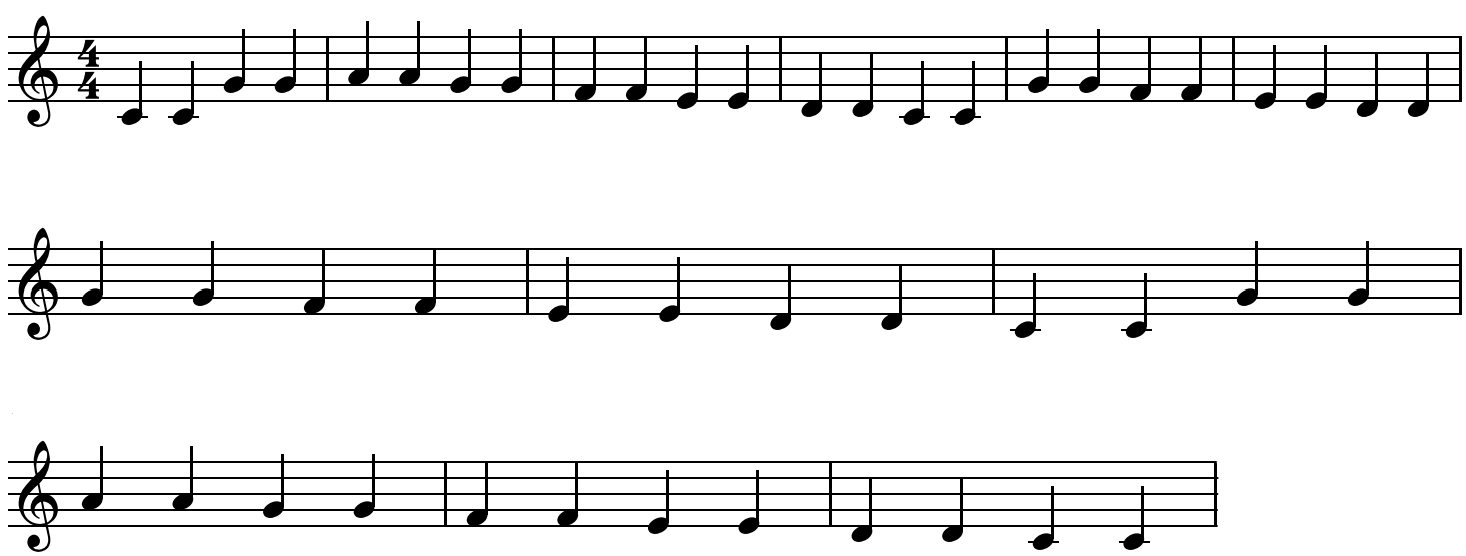
#> input picture images/Notes/Twinkle.png, 1466 x 556 px, found by its file name
$ jupyter execute --allow-errors Twinkle_Twinkle.ipynb
#> lines starting #> are read from the running program, lines starting #| are printed output that depends on the picture
[cell 1]
import cv2 as cv
import numpy as np
from matplotlib import pyplot as plt
import pydub
import sounddevice as sd
from matplotlib import pyplot as plt
from scipy.io.wavfile import read, write

[cell 2]
img = cv.imread("Twinkle.png", cv.IMREAD_GRAYSCALE)
#> img: shape (556, 1466); min 0, max 255, mean 234.7

[cell 3]
def detectLines(img):
    dst = cv.Canny(img, 50, 200, None, 3)
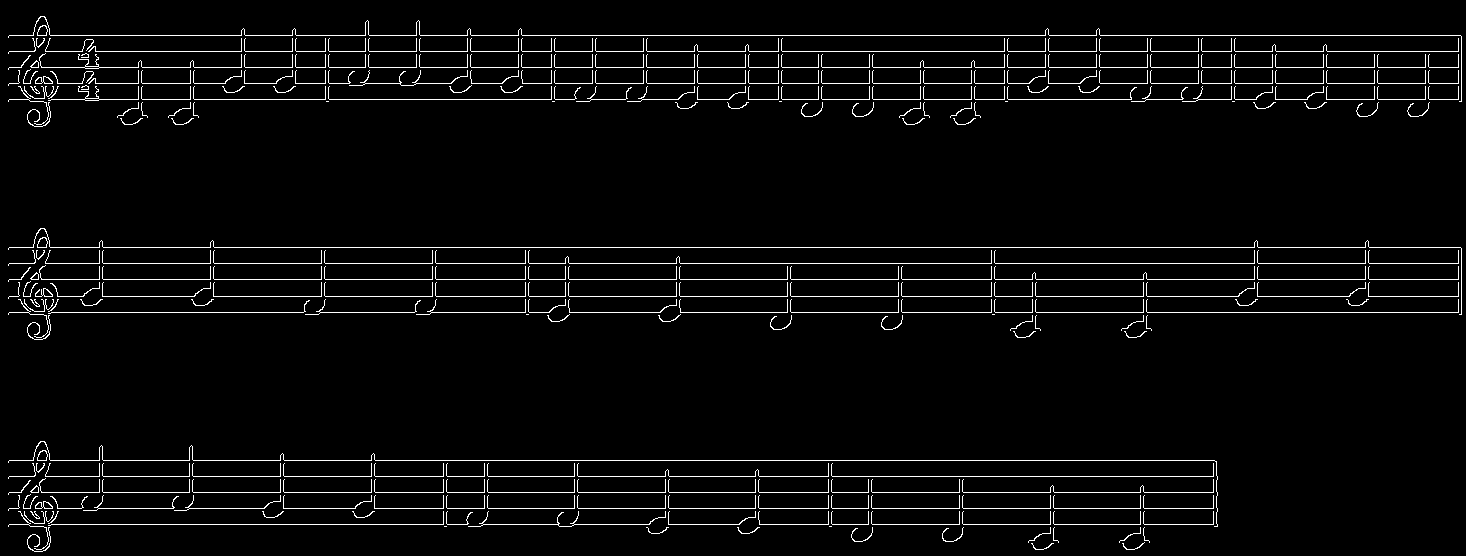
#> dst: shape (556, 1466); 3.6% white in thin lines or dots

    cdst = cv.cvtColor(dst, cv.COLOR_GRAY2BGR)
#> cdst: shape (556, 1466, 3); 3.6% white in thin lines or dots

    linesP = cv.HoughLinesP(dst, 1, np.pi / 180, 50, None, 50, 10)
#> linesP = 41 rows, first 6: [9, 247, 1460, 247], [1257, 296, 1349, 296], [9, 263, 1461, 263], [9, 51, 1461, 51], [1326, 99, 1461, 99], [9, 83, 225, 83]

    lines_x = []
    lines_y = []

    for i in range(0, len(linesP)):
        l = linesP[i][0]

        if (abs(l[0] - l[2]) <= 1):
            continue

        if (lines_x == [] or lines_y == []):
            lines_x.append(l[0])
            lines_y.append(l[1])

        if (abs(lines_y[-1] - l[1]) < 1):
            continue
        else:
            lines_x.append(l[0])
            lines_y.append(l[1])
#> this loop made 41 passes
#> l on passes 1 to 12: [9, 247, 1460, 247], [1257, 296, 1349, 296], [9, 263, 1461, 263], [9, 51, 1461, 51], [1326, 99, 1461, 99], [9, 83, 225, 83], [9, 476, 1217, 476], [9, 35, 1460, 35], [9, 279, 1461, 279], [9, 492, 1217, 492], [680, 312, 1461, 312], [99, 67, 1461, 67]
#> after the loop, lines_x = 30 values, max 1326 at index 4, min 9 at index 0, mean 379.1; lines_y = 30 values, max 524 at index 12, min 35 at index 7, mean 279.2

    lines_x = np.asarray(lines_x)
    lines_y = np.asarray(lines_y)

    index = np.argsort(lines_y)
#> index = 30 values, max 29 at index 29, min 0 at index 11, mean 14.5
    lines_x = lines_x[index]
#> lines_x = 30 values, max 1326 at index 7, min 9 at index 0, mean 379.1
    lines_y = lines_y[index]
#> lines_y = 30 values from 35 to 524

    diff = np.diff(lines_y)
#> diff = 29 values, max 148 at index 10, min 0 at index 3, mean 16.86
    indices_toKeep = [0]
    for i in range(diff.shape[-1]):
        if (diff[i] > 5):
            indices_toKeep.append(i+1)
#> after the loop, indices_toKeep = [0, 1, 2, 3, 5, 11, 12, 13, 14, 17, 21, 22, 23, 24, 26]

    lines_x = lines_x[indices_toKeep]
#> lines_x = [9, 9, 99, 9, 1131, 9, 9, 9, 1257, 489, 9, 9, 9, 173, 192]
    lines_y = lines_y[indices_toKeep]
#> lines_y = [35, 51, 67, 83, 98, 247, 263, 279, 296, 312, 460, 476, 492, 507, 524]

    for i in range(lines_y.shape[-1]):
        cv.line(cdst, (0, lines_y[i]), (1600, lines_y[i]), (0,0,255), 3, cv.LINE_AA)
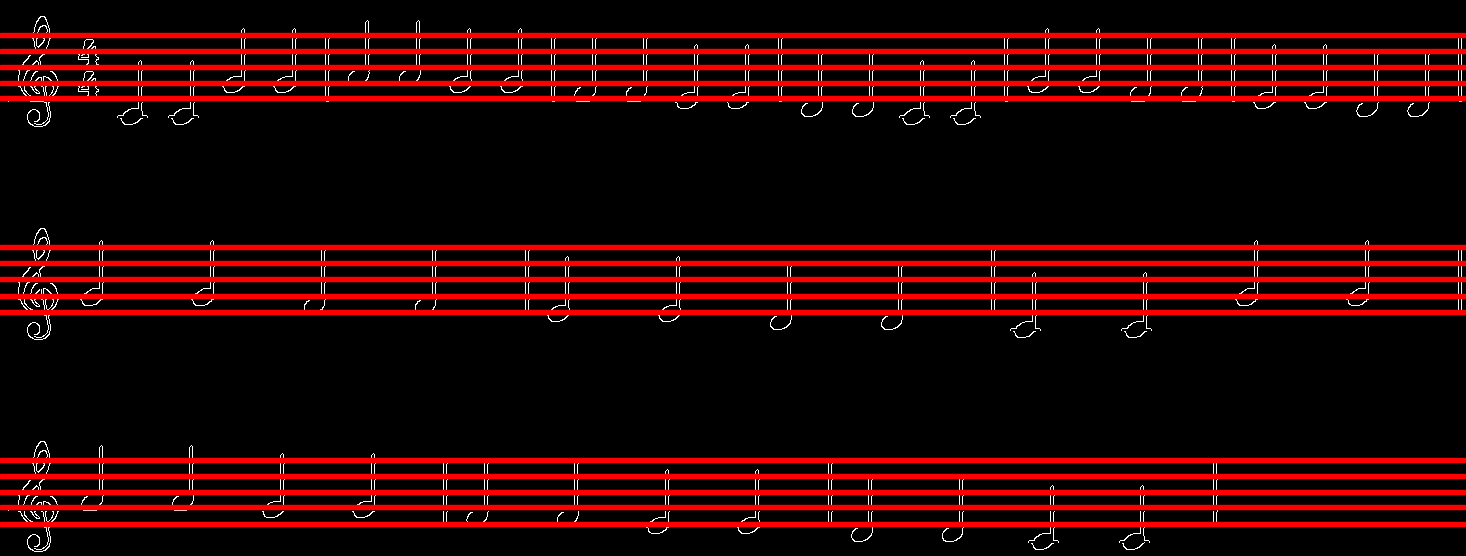
#> cdst: shape (556, 1466, 3); mean B, G, R 2.5, 2.5, 39.9

    return lines_x, lines_y, cdst

[cell 4]
lines_x, lines_y, cdst = detectLines(img)

_ = plt.imshow(cdst[:,:,(2,1,0)])
_ = plt.xticks([])
_ = plt.yticks([])
_ = plt.box(0)

[cell 5]
def detectNotes(img, template, threshold):
    img2 = img.copy()

    w, h = template.shape[::-1]

    res = cv.matchTemplate(img, template, cv.TM_CCOEFF_NORMED)
    loc = np.where( res >= threshold)

    rects = list(zip(*loc[::-1]))
    rects = sorted(rects, key = lambda x: (x[0], x[1]))
    rects = np.asarray(rects)

    keep = [0]
    x_margin = 20
    y_margin = 20
    prev_x = rects[0][0]
    prev_y = rects[0][1]

    for i in range(1, rects.shape[0]):
        if (abs(rects[i][0] - prev_x) > x_margin or abs(rects[i][1] - prev_y) > y_margin):
            keep.append(i)
            prev_x = rects[i][0]
            prev_y = rects[i][1]

    rects = rects[keep]

    for pt in rects:
        cv.rectangle(img2, pt, (pt[0] + w, pt[1] + h), (0,0,255), 1)

    return rects, img2

[cell 6]
template = cv.imread("quarter.PNG", cv.IMREAD_GRAYSCALE)
threshold = 0.7

#> (the rest of this cell did not finish here and is left out)

[cell 7]
# [87 lines left out: function compile_Music, not called in this run]

#> (a cell that did not finish here is left out)

[cell 9]
def getDurations(tempo, fs):
    whole_note = 4*60*fs/tempo
    durs = np.array([[whole_note/(2**i),dotted(whole_note/(2**i))] for i in range(6)])

    return durs.flatten()

def dotted(dur):
    return dur*1.5

# [30 lines left out: functions sin_wave, play_note, put_note, get_music, not called in this run]

[cell 10]
notes_base = 2**(np.arange(12)/12)*27.5 # A0; A4= 440 Hz
tempo = 120
ring = 15 # how long the sine wave rings. lower value = more ringing/sustain
fs = 44100
notes_duration = getDurations(tempo,fs)

$ run again, with images/Notes/AveMaria.png copied over images/Notes/Twinkle.png
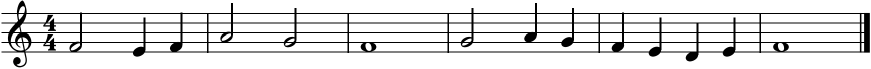
#> input picture images/Notes/AveMaria.png, 1742 x 138 px, found by its file name (shown at 1/2 size)
#> img is the input picture: shape (138, 1742); min 0, max 255, mean 224.6
#> in detectLines, `dst = cv.Canny(img, 50, 200, None, 3)`:
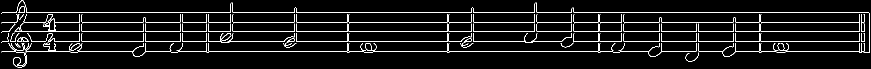
#> dst: shape (138, 1742) (shown at 1/2 size); 5.2% white in thin lines or dots
#> linesP = 54 rows, first 6: [47, 44, 1739, 44], [748, 102, 1224, 102], [4, 25, 1737, 25], [31, 63, 1739, 63], [4, 83, 442, 83], [1658, 102, 1714, 102]
#> the loop in detectLines, `for i in range(0, len(linesP)):` made 54 passes
#> after the loop in detectLines, `for i in range(0, len(linesP)):`: lines_x = [47, 748, 4, 31, 4, 1658, 502, 438, 1447, 627, 1149, 539, 1516, 1384]; lines_y = [44, 102, 25, 63, 83, 102, 83, 102, 83, 102, 83, 102, 83, 102]
#> index = [2, 0, 3, 4, 6, 8, 10, 12, 1, 5, 7, 9, 11, 13]
#> in detectLines, `lines_x = lines_x[index]`: lines_x = [4, 47, 31, 4, 502, 1447, 1149, 1516, 748, 1658, 438, 627, 539, 1384]
#> in detectLines, `lines_y = lines_y[index]`: lines_y = [25, 44, 63, 83, 83, 83, 83, 83, 102, 102, 102, 102, 102, 102]
#> diff = [19, 19, 20, 0, 0, 0, 0, 19, 0, 0, 0, 0, 0]
#> after the loop in detectLines, `for i in range(diff.shape[-1]):`: indices_toKeep = [0, 1, 2, 3, 8]
#> in detectLines, `lines_x = lines_x[indices_toKeep]`: lines_x = [4, 47, 31, 4, 748]
#> in detectLines, `lines_y = lines_y[indices_toKeep]`: lines_y = [25, 44, 63, 83, 102]
#> after the loop in detectLines, `for i in range(lines_y.shape[-1]):`:
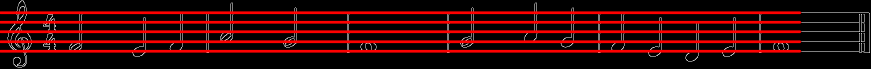
#> cdst: shape (138, 1742, 3) (shown at 1/2 size); mean B, G, R 4.6, 4.6, 50.8
#> `lines_x, lines_y, cdst = detectLines(img)`: lines_x = [4, 47, 31, 4, 748]; lines_y = [25, 44, 63, 83, 102]

$ run again, with images/Notes/Maryam.png copied over images/Notes/Twinkle.png
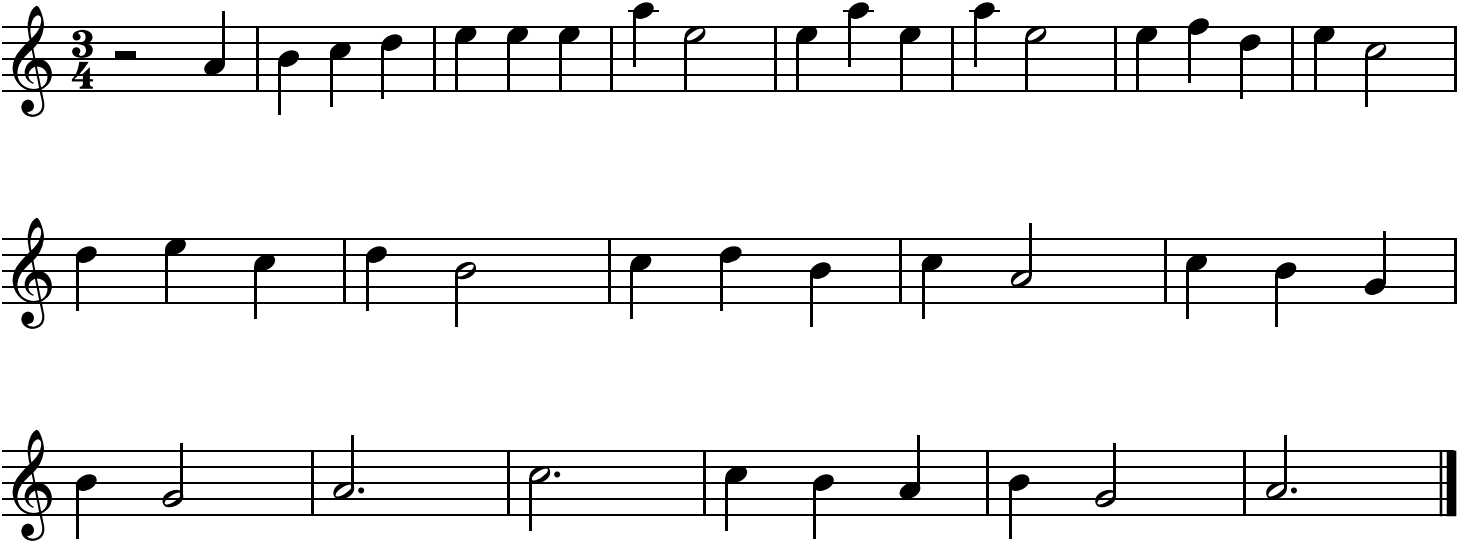
#> input picture images/Notes/Maryam.png, 1458 x 542 px, found by its file name
#> img is the input picture: shape (542, 1458); min 0, max 255, mean 233.7
#> in detectLines, `dst = cv.Canny(img, 50, 200, None, 3)`:
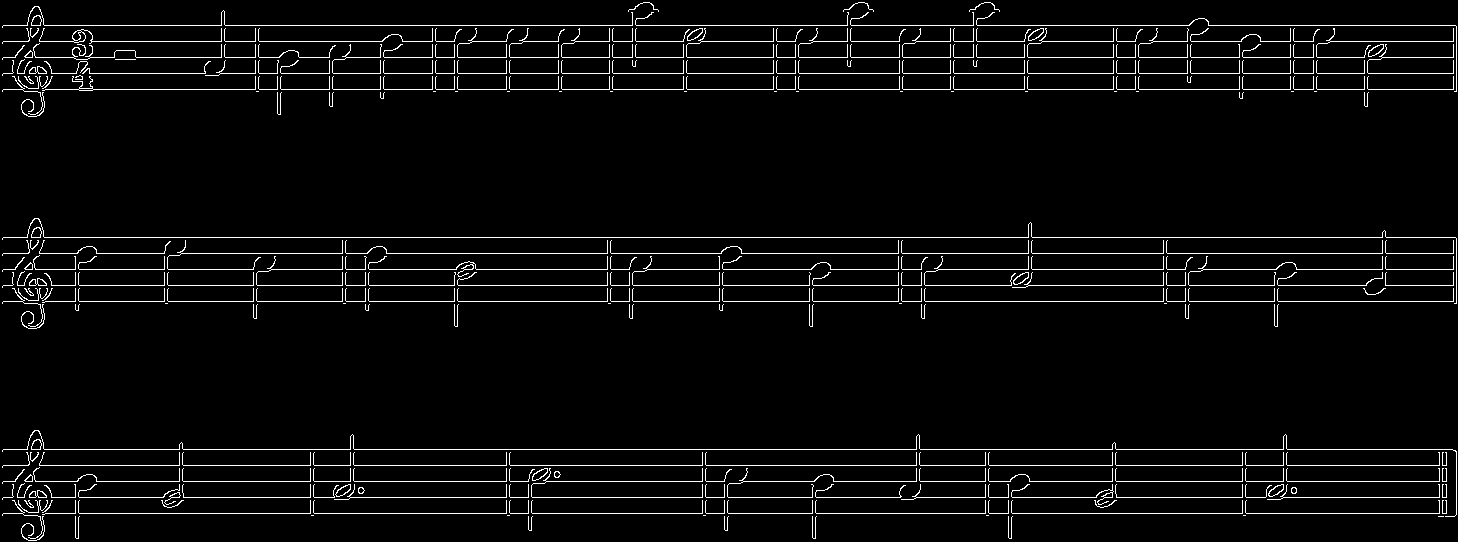
#> dst: shape (542, 1458); 3.9% white in thin lines or dots
#> linesP = 76 rows, first 6: [1028, 285, 1366, 285], [3, 237, 1455, 237], [3, 449, 1452, 449], [93, 89, 1456, 89], [3, 497, 334, 497], [45, 301, 1456, 301]
#> the loop in detectLines, `for i in range(0, len(linesP)):` made 76 passes
#> after the loop in detectLines, `for i in range(0, len(linesP)):`: lines_x = 54 values, max 1388 at index 39, min 3 at index 1, mean 520.5; lines_y = 54 values, max 513 at index 6, min 25 at index 8, mean 272.8
#> index = 54 values, max 53 at index 2, min 0 at index 36, mean 26.5
#> in detectLines, `lines_x = lines_x[index]`: lines_x = 54 values, max 1388 at index 7, min 3 at index 0, mean 520.5
#> in detectLines, `lines_y = lines_y[index]`: lines_y = 54 values from 25 to 513
#> diff = 53 values, max 148 at index 13, min 0 at index 0, mean 9.21
#> after the loop in detectLines, `for i in range(diff.shape[-1]):`: indices_toKeep = [0, 2, 7, 11, 13, 14, 15, 22, 30, 38, 39, 40, 41, 48, 53]
#> in detectLines, `lines_x = lines_x[indices_toKeep]`: lines_x = [3, 1342, 1388, 220, 93, 3, 29, 456, 921, 45, 3, 3, 15, 1096, 45]
#> in detectLines, `lines_y = lines_y[indices_toKeep]`: lines_y = [25, 41, 57, 73, 89, 237, 249, 268, 284, 301, 449, 465, 480, 496, 513]
#> after the loop in detectLines, `for i in range(lines_y.shape[-1]):`:
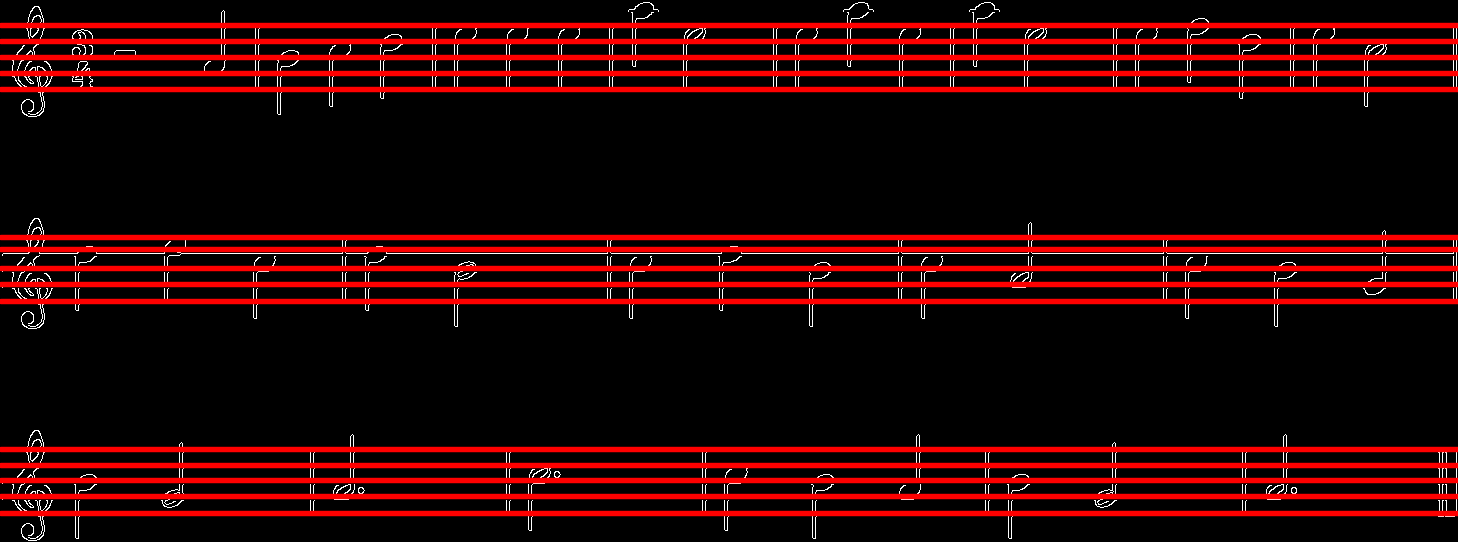
#> cdst: shape (542, 1458, 3); mean B, G, R 3.1, 3.1, 41.4

$ run again, with images/Notes/Polye.png copied over images/Notes/Twinkle.png
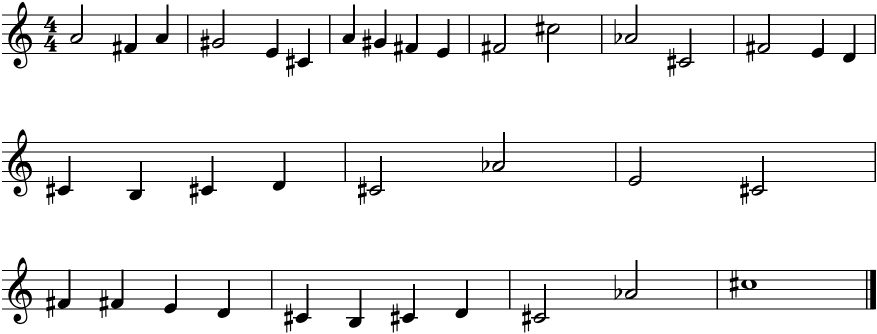
#> input picture images/Notes/Polye.png, 1754 x 668 px, found by its file name (shown at 1/2 size)
#> img is the input picture: shape (668, 1754); min 0, max 255, mean 235.6
#> in detectLines, `dst = cv.Canny(img, 50, 200, None, 3)`:
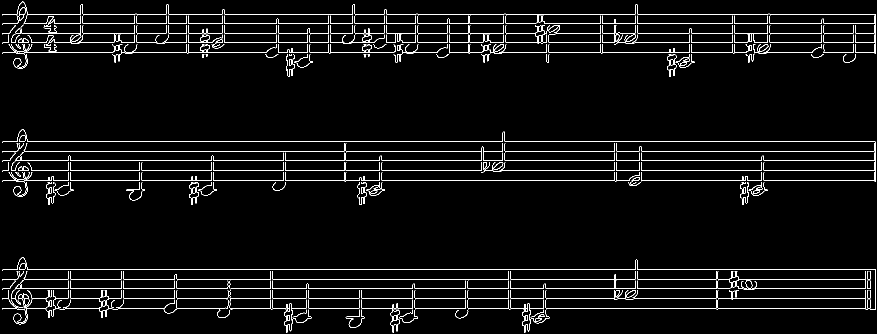
#> dst: shape (668, 1754) (shown at 1/2 size); 3.5% white in thin lines or dots
#> linesP = 77 rows, first 6: [5, 539, 1751, 539], [239, 616, 329, 616], [48, 47, 1071, 47], [51, 361, 1751, 361], [32, 577, 1459, 577], [32, 321, 1751, 321]
#> the loop in detectLines, `for i in range(0, len(linesP)):` made 77 passes
#> after the loop in detectLines, `for i in range(0, len(linesP)):`: lines_x = 34 values, max 1620 at index 33, min 5 at index 0, mean 614.4; lines_y = 34 values, max 616 at index 1, min 28 at index 8, mean 311.5
#> index = 34 values, max 33 at index 29, min 0 at index 22, mean 16.5
#> in detectLines, `lines_x = lines_x[index]`: lines_x = 34 values, max 1620 at index 29, min 5 at index 0, mean 614.4
#> in detectLines, `lines_y = lines_y[index]`: lines_y = 34 values from 28 to 616
#> diff = 33 values, max 162 at index 14, min 0 at index 2, mean 17.82
#> after the loop in detectLines, `for i in range(diff.shape[-1]):`: indices_toKeep = [0, 1, 2, 5, 11, 14, 15, 16, 17, 18, 20, 21, 22, 23, 25, 27, 31]
#> in detectLines, `lines_x = lines_x[indices_toKeep]`: lines_x = 17 values, max 1484 at index 11, min 5 at index 0, mean 363.2
#> in detectLines, `lines_y = lines_y[indices_toKeep]`: lines_y = 17 values from 28 to 616
#> after the loop in detectLines, `for i in range(lines_y.shape[-1]):`:
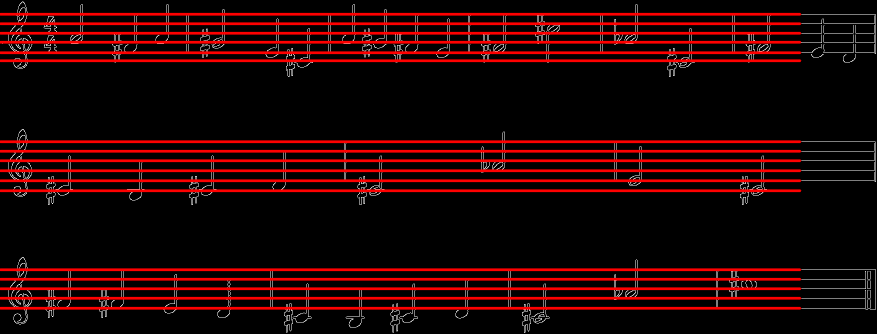
#> cdst: shape (668, 1754, 3) (shown at 1/2 size); mean B, G, R 3.4, 3.4, 35.6
